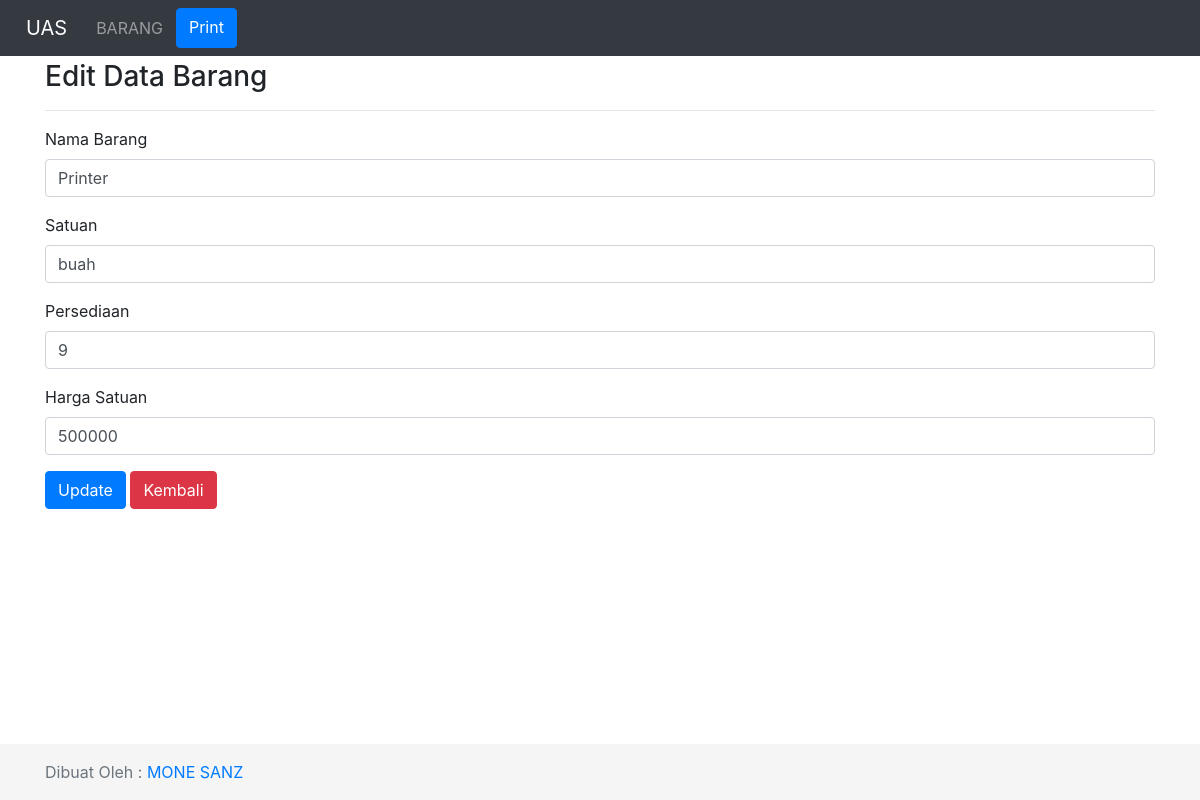
Screenshot of /barang/edit/14 with the database file from the repository.
### tables this page shows
CREATE TABLE `barang` (
  `id_barang` int(10) NOT NULL,
  `nama_barang` varchar(100) NOT NULL,
  `satuan` varchar(20) NOT NULL,
  `stok` int(11) NOT NULL,
  `harga_satuan` int(10) NOT NULL
);

### application/controllers/Barang.php (called while the page is built, shortened)
<?php
class Barang extends CI_Controller {
	function __construct(){
		$this->load->model('m_barang');
	}
	public function edit($id){
		$where = array('id_barang'=>$id);
		$data['barang'] = $this->m_barang->edit_data($where)->result();
		$this->load->view('v_header');
		$this->load->view('barang/v_edit',$data);
		$this->load->view('v_footer');
	}
}

### index.php (called while the page is built, shortened)
<?php
require_once BASEPATH.'core/CodeIgniter.php';

### application/models/m_barang.php (called while the page is built, shortened)
<?php
class M_barang extends CI_Model{
	function edit_data($where){
		return $this->db->get_where('barang',$where);
	}
}

### application/views/barang/v_edit.php (the view, shortened to what this page needs)
<main role="main" class="flex-shrink-0">
  <div class="container">
  	<h3>Edit Data Barang</h3>
  	<hr>
    <?php foreach ($barang as $row) { ?>
    <form method="post" action="<?= base_url('barang/edit_aksi');?>">
      <div class="form-group">
        <label>Nama Barang</label>
        <input type="text" name="nama_barang" class="form-control" value="<?= $row->nama_barang;?>">
      </div>
      <div class="form-group">
        <label>Satuan</label>
        <input type="text" name="satuan" class="form-control" value="<?= $row->satuan;?>">
      </div>
      <div class="form-group">
        <label>Persediaan</label>
        <input type="number" name="stok" class="form-control" value="<?= $row->stok;?>">
      </div>
      <div class="form-group">
        <label>Harga Satuan</label>
        <input type="number" name="harga_satuan" class="form-control" value="<?= $row->harga_satuan;?>">
      </div>
      <button type="submit" class="btn btn-primary">Update</button>
      <a href="<?= base_url('barang'); ?>" class="btn btn-danger">Kembali</a>
    </form>
  <?php } ?>
  </div>
</main>

### assets/custom/style.css (style rules this page uses)
main > .container { padding: 60px 15px 0; }

### rows the page displays
barang: nama_barang "Printer", satuan "buah", stok "9", harga_satuan "500000"
